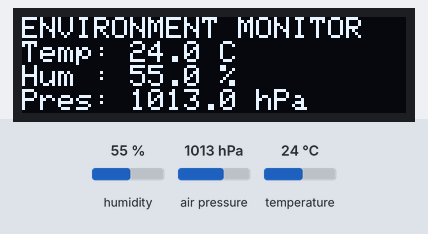
A sketch run on a simulated Arduino Uno, built with avr-gcc and run on an emulated ATmega328P. On the bench: 128×32 one-colour display. The test bench sets the inputs (shaded band); at power-on: humidity 55 %, air pressure 1013 hPa, temperature 24 °C. What the sketch prints to the serial monitor is not drawn.

Above: at 2.7 s.
2.8 s: humidity set to 22 %
At 4.0 s:
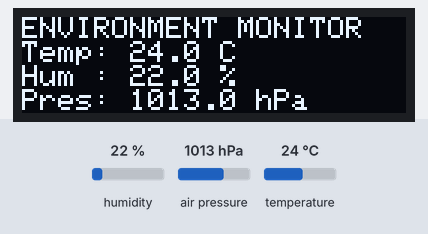
5.1 s: air pressure set to 952 hPa
At 6.2 s:
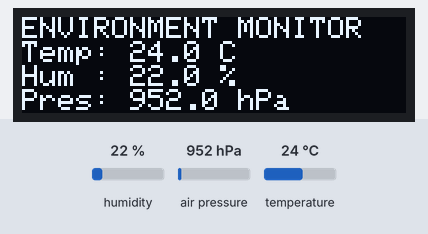
7.1 s: temperature set to 12 °C
At 8.3 s:
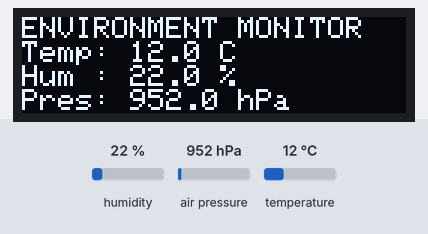
9.2 s: humidity set to 40 %
At 10.5 s:
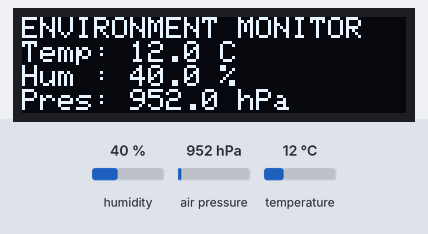
11.2 s: air pressure set to 975 hPa
At 12.7 s:
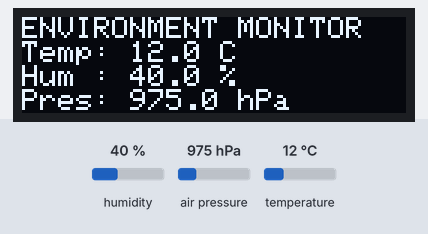
Timing chart, 0 to 14.2 s (numbered marks = the images above; inputs shaded):
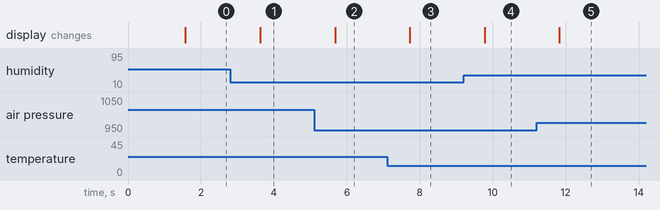

The sketch:

Firmware.ino
```cpp
#include <Wire.h>
#include <Adafruit_GFX.h>
#include <Adafruit_SSD1306.h>
#include <Adafruit_Sensor.h>
#include <Adafruit_BME280.h>

// 0.91-inch OLED: 128 x 32 pixels
#define SCREEN_WIDTH  128
#define SCREEN_HEIGHT 32
#define OLED_RESET    -1
#define OLED_ADDRESS  0x3C

Adafruit_SSD1306 display(
  SCREEN_WIDTH, SCREEN_HEIGHT, &Wire, OLED_RESET
);

Adafruit_BME280 bme;

bool oledOK = false;
bool bmeOK = false;

void showMessage(const __FlashStringHelper *msg) {
  if (!oledOK) return;

  display.clearDisplay();
  display.setTextSize(1);
  display.setTextColor(SSD1306_WHITE);
  display.setCursor(0, 12);
  display.println(msg);
  display.display();
}

void setup() {
  Serial.begin(9600);
  Wire.begin();

  // Initialize OLED
  oledOK = display.begin(
    SSD1306_SWITCHCAPVCC, OLED_ADDRESS
  );

  if (oledOK) {
    display.clearDisplay();
    display.setTextSize(1);
    display.setTextColor(SSD1306_WHITE);
    display.setCursor(0, 0);
    display.println(F("Environment Monitor"));
    display.println(F("Starting sensor..."));
    display.display();
  } else {
    Serial.println(F("OLED not found at 0x3C"));
  }

  // Try both common BME280 I2C addresses
  bmeOK = bme.begin(0x76);
  if (!bmeOK) {
    bmeOK = bme.begin(0x77);
  }

  if (!bmeOK) {
    Serial.println(F("BME280 not found!"));
    showMessage(F("BME280 NOT FOUND"));
  }

  delay(1500);
}

void loop() {
  if (!bmeOK) {
    delay(2000);
    return;
  }

  float temperature = bme.readTemperature();
  float humidity    = bme.readHumidity();
  float pressure    = bme.readPressure() / 100.0F;

  // Print full precision readings to Serial Monitor
  Serial.print(F("Temperature: "));
  Serial.print(temperature, 1);
  Serial.print(F(" C  Humidity: "));
  Serial.print(humidity, 1);
  Serial.print(F(" %  Pressure: "));
  Serial.print(pressure, 1);
  Serial.println(F(" hPa"));

  if (oledOK) {
    display.clearDisplay();
    display.setTextSize(1);
    display.setTextColor(SSD1306_WHITE);

    // Row 1: title
    display.setCursor(0, 0);
    display.println(F("ENVIRONMENT MONITOR"));

    // Row 2: temperature
    display.setCursor(0, 8);
    display.print(F("Temp: "));
    display.print(temperature, 1);
    display.print(F(" C"));

    // Row 3: relative humidity
    display.setCursor(0, 16);
    display.print(F("Hum : "));
    display.print(humidity, 1);
    display.print(F(" %"));

    // Row 4: barometric pressure
    display.setCursor(0, 24);
    display.print(F("Pres: "));
    display.print(pressure, 1);
    display.print(F(" hPa"));

    display.display();
  }

  delay(1000);
}
```

Measured:
- after the input at 2.8 s, the display: changes after 0.82 s (image 1)
- after the input at 5.1 s, the display: changes after 0.58 s (image 2)
- after the input at 7.1 s, the display: changes after 0.63 s (image 3)
- after the input at 9.2 s, the display: changes after 0.58 s (image 4)
- after the input at 11.2 s, the display: changes after 0.63 s (image 5)
